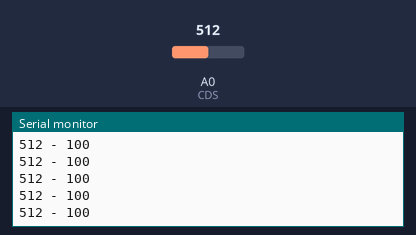
The sketch below on a simulated Arduino Uno, built with avr-gcc and run on an emulated ATmega328P. Shown: the last lines printed to the serial monitor. Inputs (shaded band) come from the test bench; at power-on: A0 (CDS) = 512.

Above: at 1.2 s.
1.3 s: A0 (CDS) set to 716
At 1.68 s:
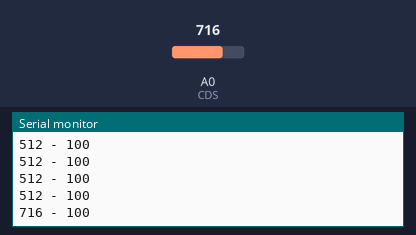
2.8 s: A0 (CDS) set to 900
At 2.94 s:
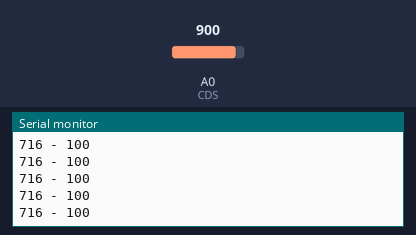
Timing chart, 0 to 5.8 s (numbered marks = the images above; inputs shaded):
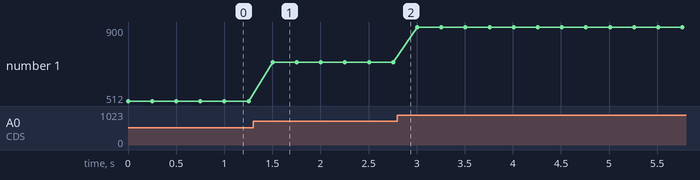

Measured:
- after the input at 1.3 s, the serial monitor: prints a new line after 0.20 s (image 1)
- plotted number 1: 512 → 716 after the input at 1.3 s, 716 → 900 after the input at 2.8 s

The sketch:

ADS_CDS.ino
```cpp
#define CDS A0

int ADC_Data[20]={3,45,75,90,109,123,135,144,157,169,178,241,281,322,346,365,393,402,409,422};
int LUX_Data[20]={0, 1, 2, 3,  4,  5,  6,  7,  8,  9, 10, 20, 30, 40, 50, 60, 70, 80, 90,100};

void setup() {
  // put your setup code here, to run once:
Serial.begin(115200);
pinMode(CDS,INPUT);

}

void loop() {
  // put your main code here, to run repeatedly:
  int ad_Cds=analogRead(CDS);
  int lux = AdcLux(ad_Cds);
  Serial.print(ad_Cds);
  Serial.print(" - ");
  Serial.println(lux);
  delay(250);
}

int AdcLux(int AdValue){
  int LuxVal=0;
  char k;

  for (k=0;k<20;k++) if (AdValue<ADC_Data[k]) break;
  if (k<2) LuxVal = 0;
  else if (k<11) LuxVal = LUX_Data[k-1];
  else if (k>19) LuxVal = 100;
  else {
    LuxVal=LUX_Data[k-1] + (LUX_Data[k]-LUX_Data[k-1]) * (AdValue-ADC_Data[k-1])/(ADC_Data[k]-ADC_Data[k-1]);
  }
  return LuxVal;
}
```
